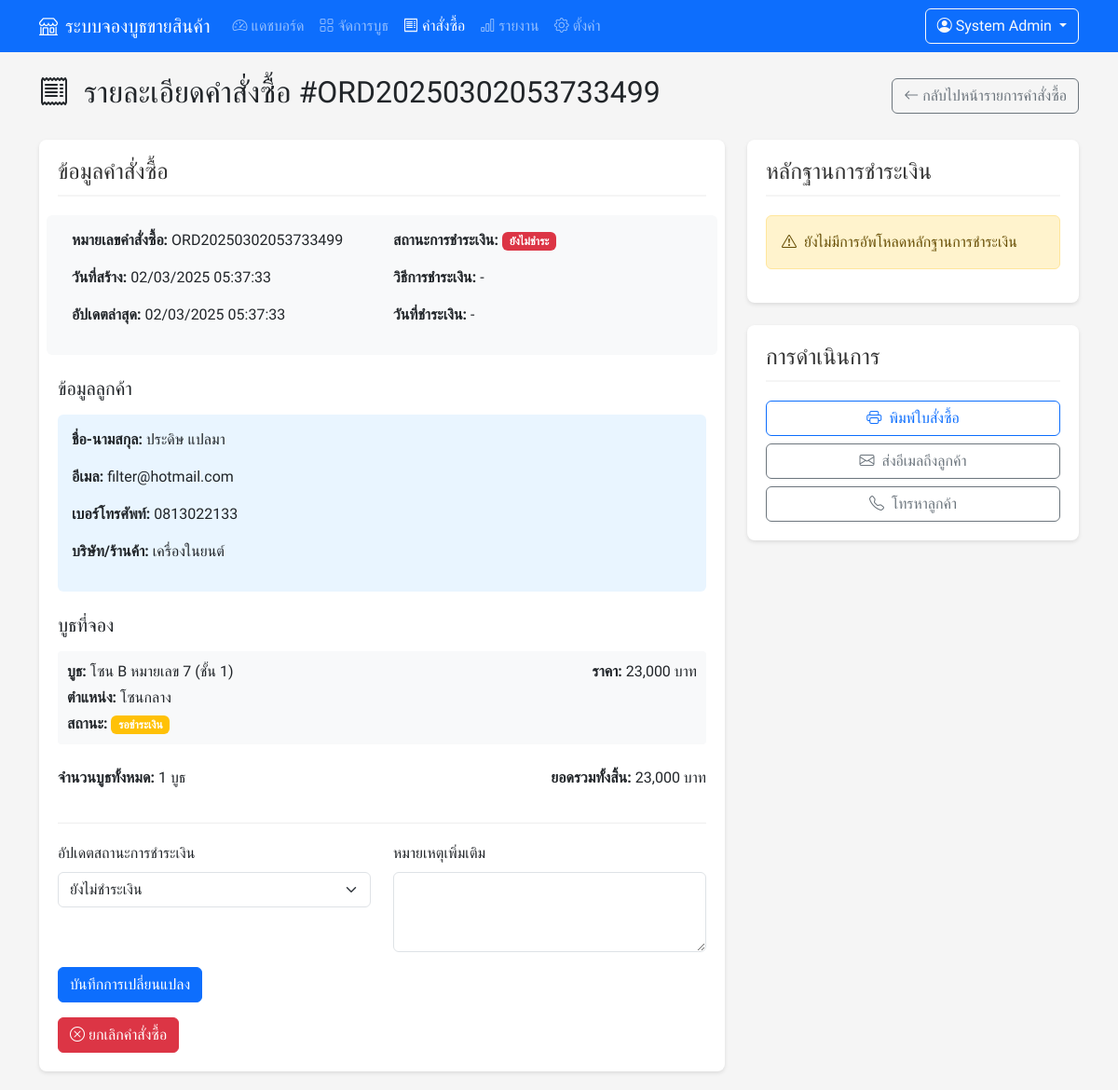
/booth/admin/order-detail.php?id=31 (signed in), run on the app's committed database.
### tables this page shows
CREATE TABLE `orders` (
  `id` int NOT NULL,
  `order_number` varchar(20) NOT NULL,
  `customer_name` varchar(255) NOT NULL,
  `customer_email` varchar(255) NOT NULL,
  `customer_phone` varchar(20) NOT NULL,
  `customer_company` varchar(255) DEFAULT NULL,
  `total_amount` decimal(10,2) NOT NULL,
  `payment_status` enum('unpaid','pending','paid') DEFAULT 'unpaid',
  `payment_method` varchar(50) DEFAULT NULL,
  `payment_reference` varchar(255) DEFAULT NULL,
  `payment_date` datetime DEFAULT NULL,
  `note` text,
  `created_at` timestamp NOT NULL DEFAULT CURRENT_TIMESTAMP,
  `updated_at` timestamp NOT NULL DEFAULT CURRENT_TIMESTAMP ON UPDATE CURRENT_TIMESTAMP
);

CREATE TABLE `order_items` (
  `id` int NOT NULL,
  `order_id` int NOT NULL,
  `booth_id` int NOT NULL,
  `price` decimal(10,2) NOT NULL
);

CREATE TABLE `booths` (
  `id` int NOT NULL,
  `booth_number` int NOT NULL,
  `zone` char(1) NOT NULL,
  `floor` int NOT NULL DEFAULT '1',
  `location` varchar(255) DEFAULT NULL,
  `status` enum('available','reserved','pending_payment','paid') DEFAULT 'available',
  `price` decimal(10,2) DEFAULT '0.00',
  `customer_name` varchar(255) DEFAULT NULL,
  `customer_email` varchar(255) DEFAULT NULL,
  `customer_phone` varchar(20) DEFAULT NULL,
  `customer_company` varchar(255) DEFAULT NULL,
  `reserved_at` datetime DEFAULT NULL,
  `payment_status` enum('unpaid','pending','paid') DEFAULT 'unpaid',
  `payment_method` varchar(50) DEFAULT NULL,
  `payment_reference` varchar(255) DEFAULT NULL,
  `payment_amount` decimal(10,2) DEFAULT '0.00',
  `payment_date` datetime DEFAULT NULL,
  `note` text,
  `created_at` timestamp NOT NULL DEFAULT CURRENT_TIMESTAMP,
  `updated_at` timestamp NOT NULL DEFAULT CURRENT_TIMESTAMP ON UPDATE CURRENT_TIMESTAMP
);

### booth/config.php (called while the page is built, shortened)
<?php
function formatCurrency($amount) {
    return number_format($amount, 0, '.', ',') . ' บาท';
}
?>

### booth/admin/order-detail.php (the view, shortened to what this page needs)
<?php
require_once '../config.php';
$admin_name = $_SESSION['admin_name'];
$admin_role = $_SESSION['admin_role'];
$order_id = intval($_GET['id']);
$orderQuery = "SELECT o.*,
                  COUNT(oi.id) AS total_booths,
                  SUM(oi.price) AS order_total
               FROM orders o
               LEFT JOIN order_items oi ON o.id = oi.order_id
               WHERE o.id = ?
               GROUP BY o.id";
$stmt = $conn->prepare($orderQuery);
$stmt->bind_param("i", $order_id);
$stmt->execute();
$orderResult = $stmt->get_result();
$order = $orderResult->fetch_assoc();
$boothsQuery = "SELECT oi.*, b.booth_number, b.zone, b.floor, b.location, b.status
                FROM order_items oi
                JOIN booths b ON oi.booth_id = b.id
                WHERE oi.order_id = ?";
$stmt = $conn->prepare($boothsQuery);
$stmt->bind_param("i", $order_id);
$stmt->execute();
$booths = $stmt->get_result()->fetch_all(MYSQLI_ASSOC);
$filesQuery = "SELECT pf.*
              FROM payment_files pf
              WHERE pf.booth_id IN (
                SELECT oi.booth_id FROM order_items oi WHERE oi.order_id = ?
              )
              ORDER BY pf.uploaded_at DESC";
$stmt = $conn->prepare($filesQuery);
$stmt->bind_param("i", $order_id);
$stmt->execute();
$paymentFiles = $stmt->get_result()->fetch_all(MYSQLI_ASSOC);
function formatDateTime($dateStr) {
    $date = new DateTime($dateStr);
    return $date->format('d/m/Y H:i:s');
}
function getStatusClass($status) {
    switch ($status) {
        case 'pending':
            return 'warning';
        case 'unpaid':
            return 'danger';
    }
}
?>
<!DOCTYPE html>
<html lang="th">
<head>
    <link href="https://cdn.jsdelivr.net/npm/bootstrap@5.3.0-alpha1/dist/css/bootstrap.min.css" rel="stylesheet">
    <link rel="stylesheet" href="https://cdn.jsdelivr.net/npm/bootstrap-icons@1.10.0/font/bootstrap-icons.css">
</head>
<body>
    <nav class="navbar navbar-expand-lg navbar-dark bg-primary">
        <div class="container">
            <a class="navbar-brand" href="dashboard.php">
                <i class="bi bi-shop me-2"></i>ระบบจองบูธขายสินค้า
            </a>
            <div class="collapse navbar-collapse" id="navbarNav">
                <ul class="navbar-nav me-auto">
                    <li class="nav-item">
                        <a class="nav-link" href="dashboard.php">
                            <i class="bi bi-speedometer2 me-1"></i>แดชบอร์ด
                        </a>
                    </li>
                    <li class="nav-item">
                        <a class="nav-link" href="booths.php">
                            <i class="bi bi-grid me-1"></i>จัดการบูธ
                        </a>
                    </li>
                    <li class="nav-item">
                        <a class="nav-link active" href="orders.php">
                            <i class="bi bi-receipt me-1"></i>คำสั่งซื้อ
                        </a>
                    </li>
                    <li class="nav-item">
                        <a class="nav-link" href="reports.php">
                            <i class="bi bi-bar-chart me-1"></i>รายงาน
                        </a>
                    </li>
                    <?php if ($admin_role === 'admin'): ?>
                    <li class="nav-item">
                        <a class="nav-link" href="settings.php">
                            <i class="bi bi-gear me-1"></i>ตั้งค่า
                        </a>
                    </li>
                    <?php endif; ?>
                </ul>
                <div class="d-flex">
                    <div class="dropdown">
                        <button class="btn btn-outline-light dropdown-toggle" type="button" id="dropdownMenuButton" data-bs-toggle="dropdown" aria-expanded="false">
                            <i class="bi bi-person-circle me-1"></i><?php echo htmlspecialchars($admin_name); ?>
                        </button>
                    </div>
                </div>
            </div>
        </div>
    </nav>
    <div class="container mt-4">
        <div class="d-flex justify-content-between align-items-center mb-4">
            <h2>
                <i class="bi bi-receipt me-2"></i>
                รายละเอียดคำสั่งซื้อ #<?php echo htmlspecialchars($order['order_number']); ?>
            </h2>
            <a href="orders.php" class="btn btn-outline-secondary">
                <i class="bi bi-arrow-left me-1"></i>กลับไปหน้ารายการคำสั่งซื้อ
            </a>
        </div>
        <div class="row">
            <div class="col-md-8">
                <div class="content-wrapper">
                    <h4 class="section-title">ข้อมูลคำสั่งซื้อ</h4>
                    <div class="row order-meta">
                        <div class="col-md-6">
                            <p><strong>หมายเลขคำสั่งซื้อ:</strong> <?php echo htmlspecialchars($order['order_number']); ?></p>
                            <p><strong>วันที่สร้าง:</strong> <?php echo formatDateTime($order['created_at']); ?></p>
                            <p><strong>อัปเดตล่าสุด:</strong> <?php echo formatDateTime($order['updated_at']); ?></p>
                        </div>
                        <div class="col-md-6">
                            <p>
                                <strong>สถานะการชำระเงิน:</strong>
                                <span class="badge bg-<?php echo getStatusClass($order['payment_status']); ?>">
                                    <?php echo $order['payment_status'] === 'paid' ? 'ชำระแล้ว' :
                                          ($order['payment_status'] === 'pending' ? 'รอตรวจสอบ' : 'ยังไม่ชำระ'); ?>
                                </span>
                            </p>
                            <p><strong>วิธีการชำระเงิน:</strong> <?php echo empty($order['payment_method']) ? '-' : htmlspecialchars($order['payment_method']); ?></p>
                            <p><strong>วันที่ชำระเงิน:</strong> <?php echo empty($order['payment_date']) ? '-' : formatDateTime($order['payment_date']); ?></p>
                        </div>
                    </div>
                    <h5 class="mt-4 mb-3">ข้อมูลลูกค้า</h5>
                    <div class="customer-info">
                        <p><strong>ชื่อ-นามสกุล:</strong> <?php echo htmlspecialchars($order['customer_name']); ?></p>
                        <p><strong>อีเมล:</strong> <?php echo htmlspecialchars($order['customer_email']); ?></p>
                        <p><strong>เบอร์โทรศัพท์:</strong> <?php echo htmlspecialchars($order['customer_phone']); ?></p>
                        <p><strong>บริษัท/ร้านค้า:</strong> <?php echo empty($order['customer_company']) ? '-' : htmlspecialchars($order['customer_company']); ?></p>
                    </div>
                    <h5 class="mt-4 mb-3">บูธที่จอง</h5>
                    <?php foreach ($booths as $booth): ?>
                    <div class="booth-item">
                        <div class="row">
                            <div class="col-md-8">
                                <p class="mb-1">
                                    <strong>บูธ:</strong>
                                    <?php echo htmlspecialchars("โซน {$booth['zone']} หมายเลข {$booth['booth_number']} (ชั้น {$booth['floor']})"); ?>
                                </p>
                                <p class="mb-1"><strong>ตำแหน่ง:</strong> <?php echo htmlspecialchars($booth['location']); ?></p>
                                <p class="mb-0">
                                    <strong>สถานะ:</strong>
                                    <span class="badge bg-<?php echo getStatusClass($booth['status'] === 'paid' ? 'paid' : ($booth['status'] === 'pending_payment' ? 'pending' : 'danger')); ?>">
                                        <?php echo $booth['status'] === 'paid' ? 'ชำระแล้ว' :
                                              ($booth['status'] === 'pending_payment' ? 'รอชำระเงิน' : 'จองแล้ว'); ?>
                                    </span>
                                </p>
                            </div>
                            <div class="col-md-4 text-end">
                                <p class="mb-0"><strong>ราคา:</strong> <?php echo formatCurrency($booth['price']); ?></p>
                            </div>
                        </div>
                    </div>
                    <?php endforeach; ?>
                    <div class="row mt-4">
                        <div class="col-md-8">
                            <p><strong>จำนวนบูธทั้งหมด:</strong> <?php echo count($booths); ?> บูธ</p>
                        </div>
                        <div class="col-md-4 text-end">
                            <p><strong>ยอดรวมทั้งสิ้น:</strong> <?php echo formatCurrency($order['total_amount']); ?></p>
                        </div>
                    </div>
                    <div class="action-buttons">
                        <form id="updatePaymentForm" method="post" class="mb-3">
                            <div class="row">
                                <div class="col-md-6">
                                    <div class="mb-3">
                                        <label for="payment_status" class="form-label">อัปเดตสถานะการชำระเงิน</label>
                                        <select class="form-select" id="payment_status" name="payment_status">
                                            <option value="unpaid" <?php echo $order['payment_status'] === 'unpaid' ? 'selected' : ''; ?>>ยังไม่ชำระเงิน</option>
                                        </select>
                                    </div>
                                </div>
                                <div class="col-md-6">
                                    <div class="mb-3">
                                        <label for="note" class="form-label">หมายเหตุเพิ่มเติม</label>
                                        <textarea class="form-control" id="note" name="note" rows="3"><?php echo htmlspecialchars($order['note']); ?></textarea>
                                    </div>
                                </div>
                            </div>
                            <button type="submit" class="btn btn-primary">บันทึกการเปลี่ยนแปลง</button>
                        </form>
                        <button type="button" class="btn btn-danger" data-bs-toggle="modal" data-bs-target="#cancelOrderModal">
                            <i class="bi bi-x-circle me-1"></i>ยกเลิกคำสั่งซื้อ
                        </button>
                    </div>
                </div>
            </div>
            <div class="col-md-4">
                <div class="content-wrapper">
                    <h4 class="section-title">หลักฐานการชำระเงิน</h4>
                    <?php if (empty($paymentFiles)): ?>
                    <div class="alert alert-warning">
                        <i class="bi bi-exclamation-triangle me-2"></i>ยังไม่มีการอัพโหลดหลักฐานการชำระเงิน
                    </div>
                    <?php endif; ?>
                </div>
                <div class="content-wrapper mt-4">
                    <h4 class="section-title">การดำเนินการ</h4>
                    <div class="d-grid gap-2">
                        <a href="print-order.php?id=<?php echo $order_id; ?>" target="_blank" class="btn btn-outline-primary">
                            <i class="bi bi-printer me-2"></i>พิมพ์ใบสั่งซื้อ
                        </a>
                        <a href="mailto:<?php echo $order['customer_email']; ?>" class="btn btn-outline-secondary">
                            <i class="bi bi-envelope me-2"></i>ส่งอีเมลถึงลูกค้า
                        </a>
                        <a href="tel:<?php echo $order['customer_phone']; ?>" class="btn btn-outline-secondary">
                            <i class="bi bi-telephone me-2"></i>โทรหาลูกค้า
                        </a>
                    </div>
                </div>
            </div>
        </div>
    </div>
</body>
</html>

### booth/admin/order-detail.php (style rules this page uses)
body { font-family: 'Sarabun', sans-serif; background-color: #f5f5f5; }
.content-wrapper { background-color: #fff; border-radius: 8px; box-shadow: 0 2px 4px rgba(0,0,0,0.1); padding: 20px; margin-bottom: 20px; }
.section-title { border-bottom: 2px solid #f5f5f5; padding-bottom: 10px; margin-bottom: 20px; color: #333; }
.order-meta { background-color: #f8f9fa; border-radius: 6px; padding: 15px; margin-bottom: 20px; }
.booth-item { margin-bottom: 10px; padding: 10px; border-radius: 4px; background-color: #f8f9fa; }
.customer-info { background-color: #e9f5ff; border-radius: 6px; padding: 15px; margin-bottom: 20px; }
.action-buttons { margin-top: 20px; padding-top: 20px; border-top: 1px solid #eee; }

### data on the page
orders: order_number "ORD20250302053733499", created_at "02/03/2025 05:37:33", updated_at "02/03/2025 05:37:33", customer_name "ประดิษ แปลมา", customer_email "filter@hotmail.com", customer_phone "0813022133", customer_company "เครื่องในยนต์", total_amount "23,000 บาท", payment_status "ยังไม่ชำระเงิน"
order_items: booth.floor "โซน B หมายเลข 7 (ชั้น 1)", booth.location "โซนกลาง", price "23,000 บาท"

### other printed values
$admin_name "System Admin"
count($booths) "1"
